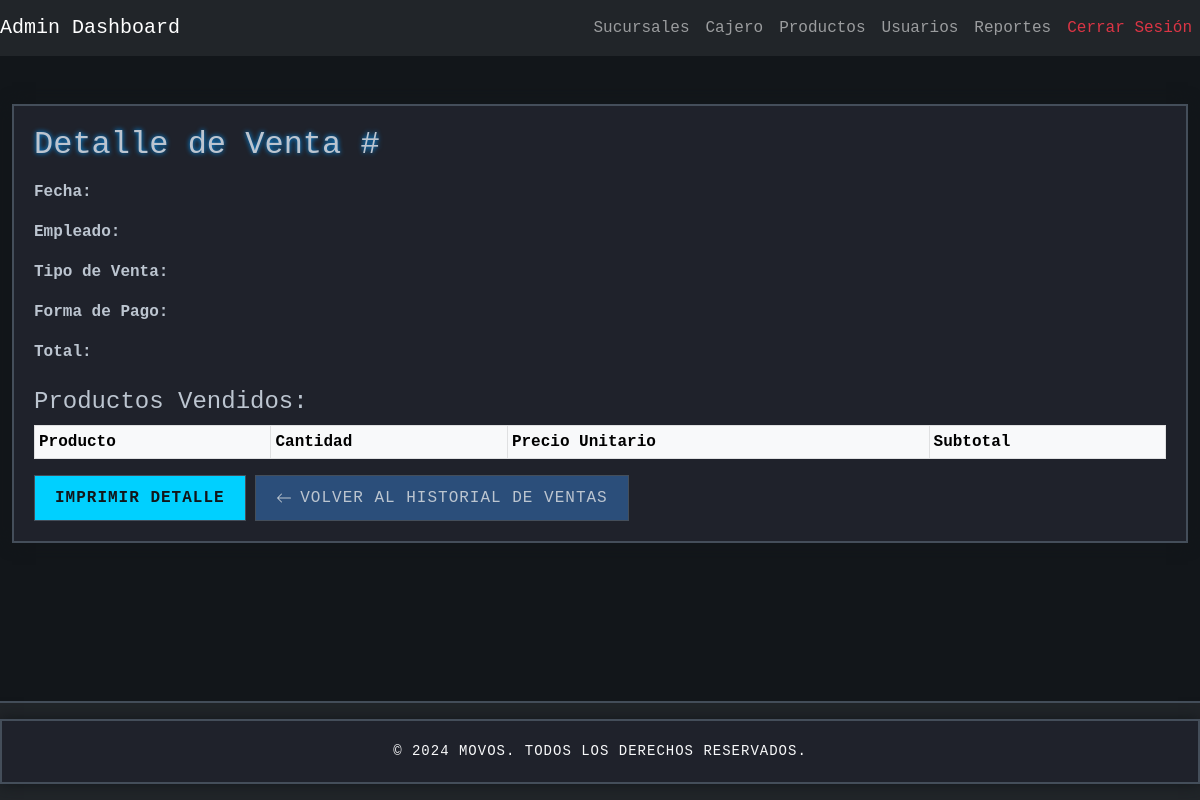
The page /reports/sales/110/reporte/ (signed in) on the database as committed earlier.
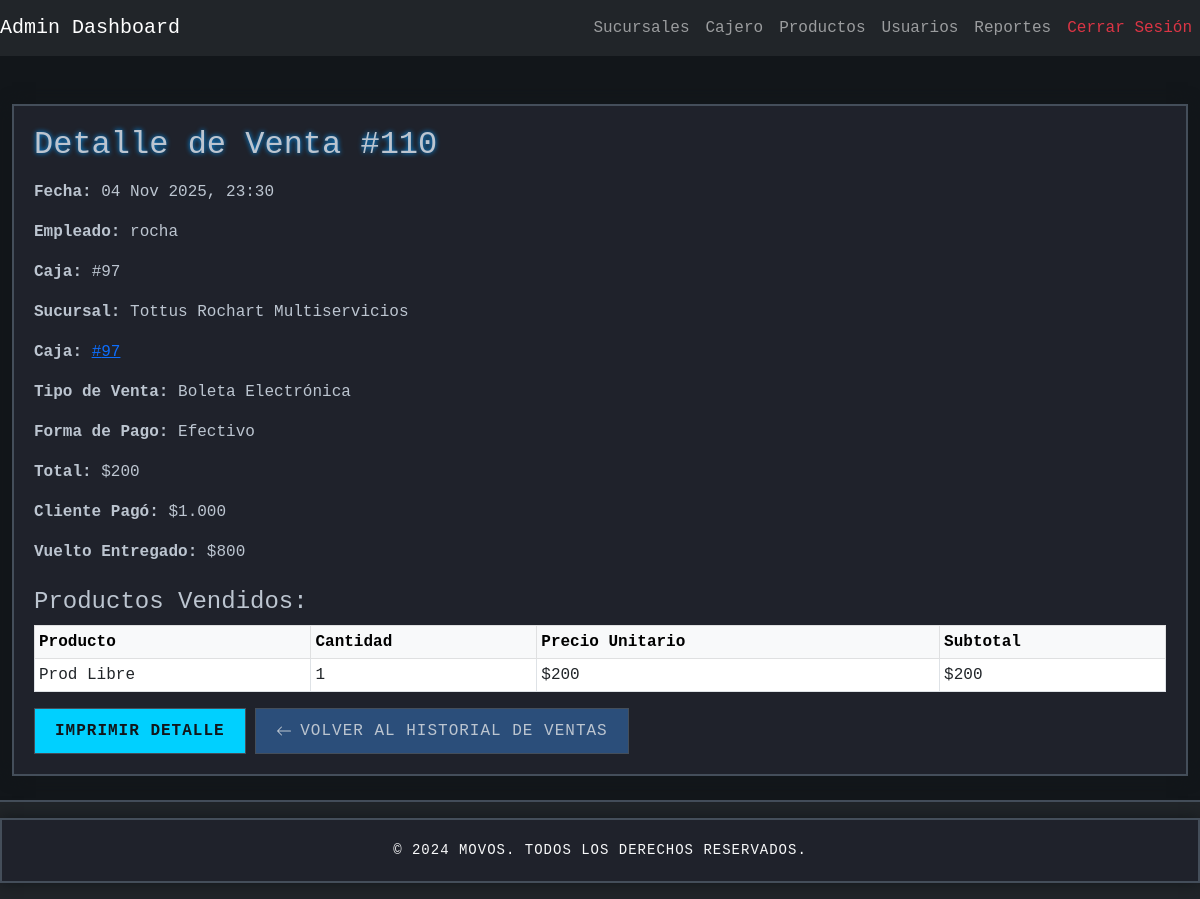
The same page on the database as committed later.
### cashier/models.py (models this page shows, shortened)
class Venta(models.Model):
    empleado = models.ForeignKey(settings.AUTH_USER_MODEL, on_delete=models.CASCADE)
    sucursal = models.ForeignKey(Sucursal, on_delete=models.CASCADE, related_name='ventas', blank=True, null=True)
    caja = models.ForeignKey('AperturaCierreCaja', on_delete=models.SET_NULL, related_name='ventas', blank=True, null=True)
    fecha = models.DateTimeField(auto_now_add=True)
    total = models.DecimalField(max_digits=10, decimal_places=2)
    tipo_venta = models.CharField(
        max_length=20,
        choices=[('boleta', 'Boleta Electrónica'), ('factura', 'Factura Electrónica')],
        default='boleta'
    )
    forma_pago = models.CharField(
        max_length=20,
        choices=[
            ('efectivo', 'Efectivo'),
            ('debito', 'Tarjeta de Débito'),
            ('credito', 'Tarjeta de Crédito'),
            ('transferencia', 'Transferencia')
        ],
        default='efectivo'
    )
    cliente_paga = models.DecimalField(max_digits=10, decimal_places=2, default=0.00)
    vuelto_entregado = models.DecimalField(max_digits=10, decimal_places=2, default=0.00)
    numero_transaccion = models.CharField(
        max_length=100,
        null=True,
        blank=True,
        verbose_name="Número de Transacción"
    )
    banco = models.CharField(
        max_length=100,
        null=True,
        blank=True,
        verbose_name="Banco"
    )

class AperturaCierreCaja(models.Model):
    vendedor = models.ForeignKey(
        settings.AUTH_USER_MODEL,
        on_delete=models.CASCADE,
        verbose_name='Vendedor'
    )
    sucursal = models.ForeignKey(Sucursal, on_delete=models.CASCADE)
    efectivo_inicial = models.DecimalField(max_digits=10, decimal_places=2, default=0)
    estado = models.CharField(max_length=20, default='abierta')  # valores: 'abierta' o 'cerrada'
    apertura = models.DateTimeField(auto_now_add=True)
    cierre = models.DateTimeField(null=True, blank=True)
    ventas_totales = models.DecimalField(max_digits=10, decimal_places=2, default=0)
    total_ventas_efectivo = models.DecimalField(max_digits=10, decimal_places=2, default=0)
    total_ventas_credito = models.DecimalField(max_digits=10, decimal_places=2, default=0)
    total_ventas_debito = models.DecimalField(max_digits=10, decimal_places=2, default=0)
    vuelto_entregado = models.DecimalField(max_digits=10, decimal_places=2, default=0)
    efectivo_final = models.DecimalField(max_digits=10, decimal_places=2, default=0)
    class Meta:
        constraints = [
            models.UniqueConstraint(
                fields=['sucursal'],
                condition=Q(estado='abierta'),
                name='unique_open_caja_per_sucursal'
            )
        ]

class VentaDetalle(models.Model):
    venta = models.ForeignKey(Venta, related_name='detalles', on_delete=models.CASCADE)
    producto = models.ForeignKey(Product, on_delete=models.CASCADE, related_name='ventadetalles')
    cantidad = models.PositiveIntegerField()
    precio_unitario = models.DecimalField(max_digits=10, decimal_places=2)

### auth_app/models.py (models this page shows, shortened)
class User(AbstractUser):
    is_admin = models.BooleanField(default=False)
    is_employee = models.BooleanField(default=True)
    sucursales_autorizadas = models.ManyToManyField(
        Sucursal,
        blank=True,
        related_name='usuarios_autorizados',
        help_text="Sucursales en las que el usuario puede abrir cajas (solo para usuarios no administradores)."
    )

### sucursales/models.py (models this page shows, shortened)
class Sucursal(models.Model):
    nombre = models.CharField(max_length=255)
    direccion = models.CharField(max_length=500, blank=True, null=True)
    telefono = models.CharField(max_length=50, blank=True, null=True)
    low_stock_threshold = models.PositiveIntegerField(default=0, help_text="0 usa el umbral global")

### products/models.py (models this page shows, shortened)
class Product(models.Model):
    nombre = models.CharField(max_length=255, verbose_name="Nombre del Producto", blank=True, null=True)
    descripcion = models.TextField(verbose_name="Descripción", blank=True, null=True)
    producto_id = models.CharField(max_length=255, unique=True, verbose_name="Código 1")
    codigo_alternativo = models.CharField(max_length=255, verbose_name="Código 2", blank=True, null=True)
    fecha_ingreso_producto = models.DateField(verbose_name="Fecha de Ingreso", blank=True, null=True)
    precio_compra = models.DecimalField(max_digits=10, decimal_places=2, verbose_name="Precio de Compra", default=Decimal('0.00'))
    precio_venta = models.DecimalField(max_digits=10, decimal_places=2, verbose_name="Precio de Venta", default=Decimal('0.00'))
    cantidad = models.IntegerField(
        verbose_name="Cantidad",
        default=0,
        validators=[MinValueValidator(0)]
    )
    stock = models.IntegerField(
        verbose_name="Stock",
        default=0,
        validators=[MinValueValidator(0)]
    )
    codigo_barras = models.CharField(max_length=255, verbose_name="Código de Barras", blank=True, null=True)
    permitir_venta_sin_stock = models.BooleanField(default=True, verbose_name="Permitir Venta sin Stock")
    sucursal = models.ForeignKey(Sucursal, on_delete=models.CASCADE, related_name='productos', blank=True, null=True)
    class Meta:
        verbose_name = "Producto"
        verbose_name_plural = "Productos"

### reports/views.py (the view)
# urls.py: path('sales/<int:sale_id>/reporte/', views.sales_report, name='sales_report'),
@login_required
@user_passes_test(_is_admin, login_url='cashier_dashboard')
def sales_report(request, sale_id):
    try:
        venta = get_object_or_404(Venta, id=sale_id)
        detalles = venta.detalles.all()
        logger.info("Venta %s encontrada con %d detalle(s).", sale_id, detalles.count())
        formatted_total = "$" + format_clp(venta.total or 0)
        formatted_cliente_paga = "$" + format_clp(venta.cliente_paga or 0)
        formatted_vuelto_entregado = "$" + format_clp(venta.vuelto_entregado or 0)
        detalles_formateados = []
        for detalle in detalles:
            subtotal = detalle.cantidad * detalle.precio_unitario
            detalles_formateados.append({
                'producto': detalle.producto,
                'cantidad': detalle.cantidad,
                'precio_unitario': detalle.precio_unitario,
                'formatted_subtotal': "$" + format_clp(subtotal)
            })
        context = {
            'venta': venta,
            'detalles': detalles_formateados,
            'formatted_total': formatted_total,
            'formatted_cliente_paga': formatted_cliente_paga,
            'formatted_vuelto_entregado': formatted_vuelto_entregado,
            'sucursal': venta.sucursal  # Se agrega la sucursal
        }
        return render(request, 'reports/sales_report.html', context)
    except Exception as e:
        logger.error("Error en sales_report (ID:%s): %s", sale_id, str(e))
        return render(request, 'reports/sales_report.html', {
            'error': str(e),
            'venta': None,
            'detalles': None
        })

### reports/views.py (called while the page is built)
def format_clp(value):
    try:
        return "{:,.0f}".format(float(value)).replace(",", ".")
    except Exception:
        return value

def _is_admin(user):
    return user.is_authenticated and (user.is_staff or user.is_superuser)

### reports/templates/reports/sales_report.html (shortened to what this page needs)
{% extends 'base.html' %}
{% load static %}
{% block extra_styles %}
  <link rel="stylesheet" href="{% static 'css/print.css' %}" media="print">
{% endblock %}
{% block content %}
<div class="container content-max mt-4">
        <h2 class="mb-3">Detalle de Venta #{{ venta.id }}</h2>
        <p><strong>Fecha:</strong> {{ venta.fecha|date:"d M Y, H:i" }}</p>
        <p><strong>Empleado:</strong> {{ venta.empleado.username }}</p>
                {% if venta.caja %}
                        <p><strong>Caja:</strong> #{{ venta.caja.id }}</p>
                {% endif %}
                {% if sucursal %}
            <p><strong>Sucursal:</strong> {{ sucursal.nombre }}</p>
        {% endif %}
                {% if venta.caja %}
                        <p><strong>Caja:</strong> <a href="{% url 'detalle_caja' venta.caja.id %}">#{{ venta.caja.id }}</a></p>
                {% endif %}
        <p><strong>Tipo de Venta:</strong> {{ venta.get_tipo_venta_display }}</p>
        <p><strong>Forma de Pago:</strong> {{ venta.get_forma_pago_display }}</p>
        <p><strong>Total:</strong> {{ formatted_total }}</p>
        {% if venta.forma_pago == "efectivo" %}
                <p><strong>Cliente Pagó:</strong> {{ formatted_cliente_paga }}</p>
                <p><strong>Vuelto Entregado:</strong> {{ formatted_vuelto_entregado }}</p>
        {% endif %}
        <h4 class="mt-4">Productos Vendidos:</h4>
        <div class="table-responsive">
        <table class="table table-bordered table-sm">
                <thead class="table-light">
                        <tr>
                                <th>Producto</th>
                                <th>Cantidad</th>
                                <th>Precio Unitario</th>
                                <th>Subtotal</th>
                        </tr>
                </thead>
                <tbody>
                        {% for item in detalles %}
                        <tr>
                                <td>{{ item.producto.nombre }}</td>
                                <td>{{ item.cantidad }}</td>
                                <td>${{ item.precio_unitario|floatformat:"0" }}</td>
                                <td>{{ item.formatted_subtotal }}</td>
                        </tr>
                        {% endfor %}
                </tbody>
        </table>
        </div>
                <a href="{% url 'print_venta' venta.id %}" target="_blank" class="btn btn-primary">Imprimir Detalle</a>
                {% url 'reports:sales_history' as back_href %}
                {% include 'partials/back_button.html' with href=back_href text='Volver al Historial de Ventas' %}
    </div>
{% endblock %}

Rows that differ between the two databases and show on the page:
added Venta: id "110", fecha "04 Nov 2025, 23:30", empleado.username "rocha", caja.id "97", tipo_venta "Boleta Electrónica", forma_pago "Efectivo"
now on this page (row unchanged): Sucursal: nombre "Tottus Rochart Multiservicios"
now on this page (row unchanged): Product: producto.nombre "Prod Libre", cantidad "1", precio_unitario "200", formatted_subtotal "$200"
Other text that changed with them:
text now shown: "Caja: # Sucursal: Caja: # $200 Cliente Pagó: $1.000 Vuelto Entregado: $800"
